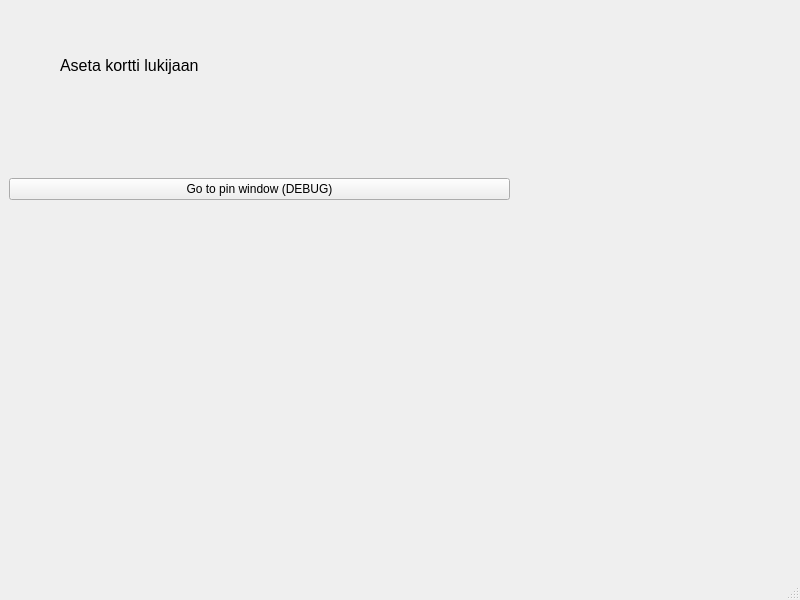
<?xml version="1.0" encoding="UTF-8"?>
<ui version="4.0">
 <class>MainWindow</class>
 <widget class="QMainWindow" name="MainWindow">
  <property name="geometry">
   <rect>
    <x>0</x>
    <y>0</y>
    <width>800</width>
    <height>600</height>
   </rect>
  </property>
  <property name="windowTitle">
   <string>MainWindow</string>
  </property>
  <widget class="QWidget" name="centralwidget">
   <property name="maximumSize">
    <size>
     <width>800</width>
     <height>557</height>
    </size>
   </property>
   <widget class="QWidget" name="verticalLayoutWidget_2">
    <property name="geometry">
     <rect>
      <x>9</x>
      <y>149</y>
      <width>501</width>
      <height>81</height>
     </rect>
    </property>
    <layout class="QVBoxLayout" name="verticalLayout">
     <item>
      <widget class="QPushButton" name="pushButton">
       <property name="text">
        <string>Go to pin window (DEBUG)</string>
       </property>
      </widget>
     </item>
    </layout>
   </widget>
   <widget class="QLabel" name="label">
    <property name="geometry">
     <rect>
      <x>60</x>
      <y>0</y>
      <width>431</width>
      <height>131</height>
     </rect>
    </property>
    <property name="font">
     <font>
      <pointsize>12</pointsize>
     </font>
    </property>
    <property name="text">
     <string>Aseta kortti lukijaan</string>
    </property>
   </widget>
  </widget>
  <widget class="QMenuBar" name="menubar">
   <property name="geometry">
    <rect>
     <x>0</x>
     <y>0</y>
     <width>800</width>
     <height>21</height>
    </rect>
   </property>
  </widget>
  <widget class="QStatusBar" name="statusbar"/>
 </widget>
 <resources/>
 <connections/>
</ui>
